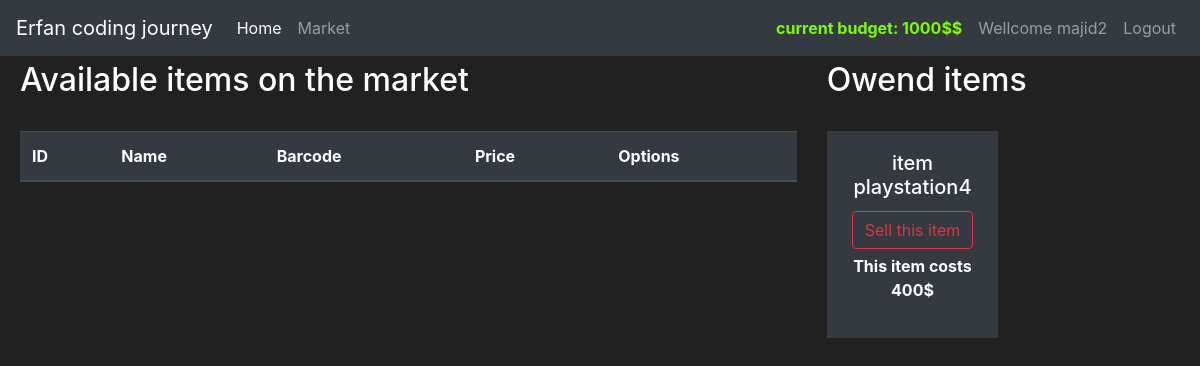
The page /Market (signed in) on the database as committed earlier.
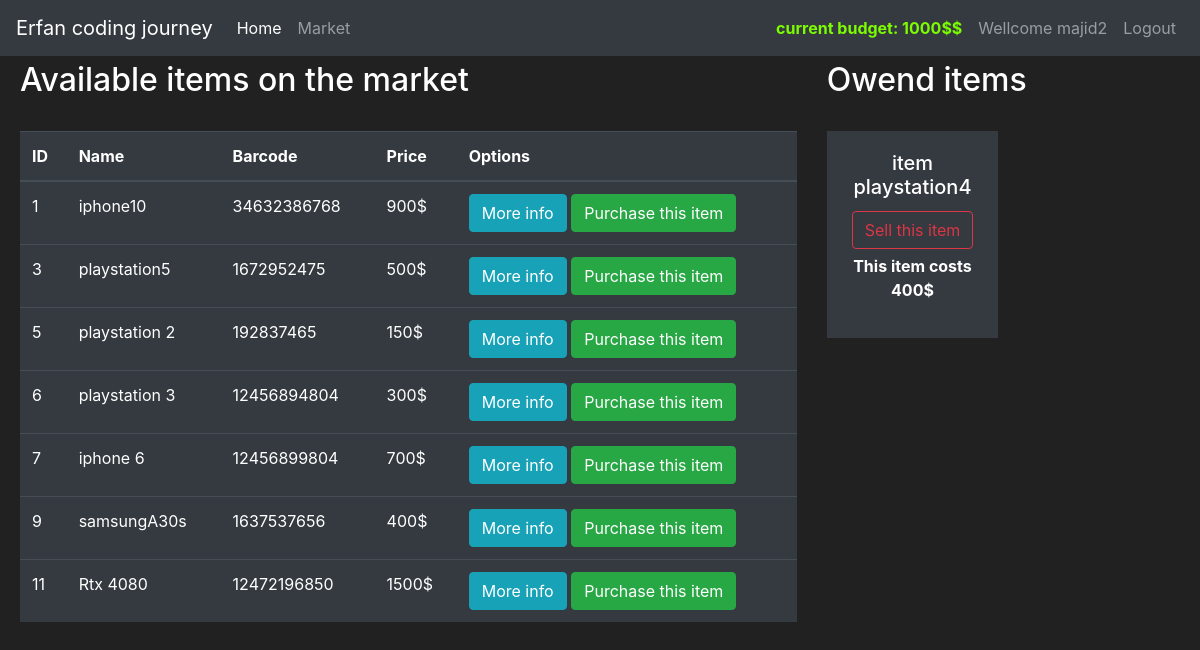
The same page on the database as committed later.
### market/models.py (models this page shows, shortened)
class Item(db.Model):
    id = db.Column(db.Integer(),primary_key = True)
    name = db.Column(db.String(length = 30), nullable = False,unique = True)
    Price = db.Column(db.Integer(), nullable = False)
    barcode = db.Column(db.String(length = 12), nullable = False,unique = True)
    description = db.Column(db.String(length = 1024),nullable = False,unique = True)
    owner = db.Column(db.Integer(),db.ForeignKey("user.id"))
    def __repr__(self):
        return f'item {self.name}'

### market/route.py (the view, shortened to what this page needs)
@app.route('/Market',methods = ["GET","POST"])
@login_required
def market_page():
    purchase_form = PurchaseItemForm()
    sellForm = SellItemForm()
    if request.method == "GET":
        items = Item.query.filter_by(owner=None)
        owend_items = Item.query.filter_by(owner = current_user.id)
        return render_template('market.html',items = items , purchase_form=purchase_form,owend_items=owend_items , sellForm = sellForm)

### market/models.py (called while the page is built)
@login_manager.user_loader
def load_user(user_id):
    return User.query.get(int(user_id))

### market/templates/market.html (shortened to what this page needs)
{%extends "base.html"%}
{% block content %}
<div class="row" style="margin-top: 5px;margin-left: 5px;">
    <div class="col-8">
        <h2>Available items on the market</h2>
        <br>
        <table class="table table-hover table-dark">
            <thead>
                <tr>
                    <th scope="col">ID</th>
                    <th scope="col">Name</th>
                    <th scope="col">Barcode</th>
                    <th scope="col">Price</th>
                    <th scope="col">Options</th>
                </tr>
            </thead>
            <tbody>
                    {% for item in items %}
                        <tr>
                            <td>{{item.id}}</td>
                            <td>{{item.name}}</td>
                            <td>{{item.barcode}}</td>
                            <td>{{item.Price}}$</td>
                            <td>
                                <button class="btn btn-outline btn-info" data-toggle="modal" data-target="#Modal-MoreInfo-{{ item.id }}">More info</button>
                                <button class="btn btn-outline btn-success" data-toggle="modal" data-target="#Modal-PurchaseConfirm-{{item.id}}">Purchase this item</button>
                            </td>
                        </tr>
                    {% endfor %}
            </tbody>
        </table>
    </div>
    <div class="col-4">
        <h2>Owend items</h2>
        <br>
        <div class="row">
            {% for owend_item in owend_items %}
              <div class="col-md-6">
                   <div style="margin-bottom: 5px;" class= "text-center bg-dark">
                        <div class="card-body">
                            <h5 class="card-title">{{owend_item}}</h5>
                            <button type="button" class="btn btn-outline-danger" style="margin-bottom: 5px;" data-toggle="modal" data-target="#Modal-sellingConfirm-{{owend_item.id}}">
                                Sell this item
                            </button>
                            <p class="caerd-text"><strong>This item costs {{owend_item.Price}}$</strong></p>
                        </div>
                   </div>
              </div>
            {% endfor %}
        </div>
    </div>
</div>
{% endblock %}

Rows that differ between the two databases and show on the page:
now on this page (row edited): Item: id "1", name "iphone10", barcode "34632386768", Price "900", shown under "Available items on the market"
now on this page (row edited): Item: id "3", name "playstation5", barcode "1672952475", Price "500", shown under "Available items on the market"
added Item: id "5", name "playstation 2", barcode "192837465", Price "150", shown under "Available items on the market"
added Item: id "6", name "playstation 3", barcode "12456894804", Price "300", shown under "Available items on the market"
added Item: id "7", name "iphone 6", barcode "12456899804", Price "700", shown under "Available items on the market"
added Item: id "9", name "samsungA30s", barcode "1637537656", Price "400", shown under "Available items on the market"
added Item: id "11", name "Rtx 4080", barcode "12472196850", Price "1500", shown under "Available items on the market"
